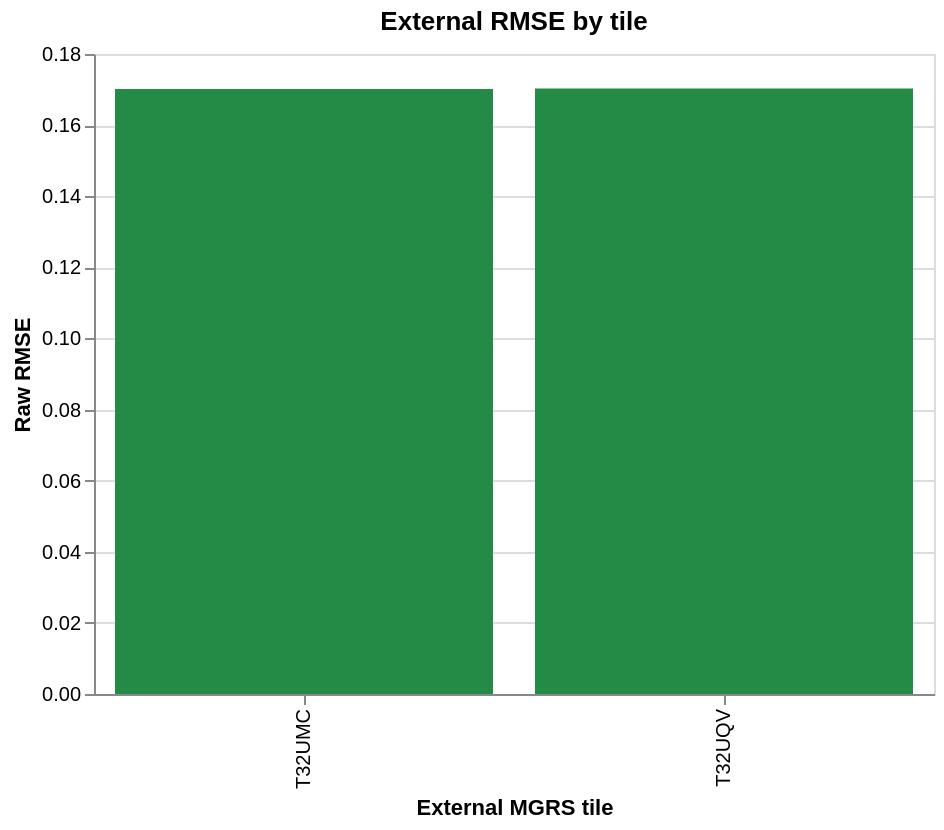

Notebook code for this chart:
### Markdown cell above
## 9. Residual Diagnostics

### Code cell
residual_chart = alt.Chart(predictions).mark_bar(color='#2c7fb8').encode(
    x=alt.X(
        'residual_raw:Q', bin=alt.Bin(maxbins=70),
        title='Raw predicted - observed SIF',
    ),
    y=alt.Y('count():Q', title='Footprints'),
).properties(width=700, height=350, title='External footprint residuals')
display(residual_chart)
residual_chart.save(OUTPUT_DIR / 'external_residual_histogram.html')

in_range_residual_chart = alt.Chart(in_range_predictions).mark_bar(
    color='#2c7fb8'
).encode(
    x=alt.X(
        'residual_calibrated:Q',
        bin=alt.Bin(maxbins=70),
        title='Calibrated predicted - observed SIF',
    ),
    y=alt.Y('count():Q', title='Footprints'),
).properties(
    width=700,
    height=350,
    title='External calibrated footprint residuals | Observed SIF [0, 0.75)',
)
display(in_range_residual_chart)
in_range_residual_chart.save(
    OUTPUT_DIR / 'external_residual_histogram_calibrated_sif_0_to_0_75.html'
)

standardized_residual_plot_data = pd.concat([
    predictions[['standardized_residual_raw_obs_only']].assign(
        evaluation_scope='All native footprints'
    ),
    in_range_predictions[['standardized_residual_raw_obs_only']].assign(
        evaluation_scope='Observed SIF [0, 0.75)'
    ),
], ignore_index=True)
standardized_residual_chart = alt.Chart(
    standardized_residual_plot_data
).mark_bar(color='#756bb1').encode(
    x=alt.X(
        'standardized_residual_raw_obs_only:Q',
        bin=alt.Bin(maxbins=70),
        title='(Predicted - observed SIF) / reported observation sigma',
    ),
    y=alt.Y('count():Q', title='Footprints'),
    column=alt.Column('evaluation_scope:N', title=None),
).properties(
    width=360,
    height=300,
    title='Raw standardized residuals using observation uncertainty only',
)
display(standardized_residual_chart)
standardized_residual_chart.save(
    OUTPUT_DIR / 'external_standardized_residual_histograms.html'
)

tile_summary = group_metrics[
    group_metrics['group_variable'] == 'mgrs_tile_t'
].copy()
tile_chart = alt.Chart(tile_summary).mark_bar(color='#238b45').encode(
    x=alt.X('group_value:N', title='External MGRS tile'),
    y=alt.Y('raw_rmse:Q', title='Raw RMSE'),
    tooltip=['group_value:N', 'n:Q', alt.Tooltip('raw_rmse:Q', format='.4f'),
             alt.Tooltip('raw_r2:Q', format='.3f')],
).properties(width=420, height=320, title='External RMSE by tile')
display(tile_chart)
tile_chart.save(OUTPUT_DIR / 'external_tile_rmse.html')

### Figure 1 — Vega-Lite specification as saved in the notebook (floating-point values rounded to 4 significant figures)
{"config": {"view": {"continuousWidth": 300, "continuousHeight": 300}}, "data": {"name": "data-eea3d5edfccba5d373a7c136b3fc9c8e"}, "mark": {"type": "bar", "color": "#238b45"}, "encoding": {"tooltip": [{"field": "group_value", "type": "nominal"}, {"field": "n", "type": "quantitative"}, {"field": "raw_rmse", "format": ".4f", "type": "quantitative"}, {"field": "raw_r2", "format": ".3f", "type": "quantitative"}], "x": {"field": "group_value", "title": "External MGRS tile", "type": "nominal"}, "y": {"field": "raw_rmse", "title": "Raw RMSE", "type": "quantitative"}}, "height": 320, "title": "External RMSE by tile", "width": 420, "$schema": "https://vega.github.io/schema/vega-lite/v5.20.1.json", "datasets": {"data-eea3d5edfccba5d373a7c136b3fc9c8e": [{"group_variable": "mgrs_tile_t", "group_value": "T32UMC", "n": 1000, "observed_min": -0.2753, "observed_max": 1.162, "observed_mean": 0.3314, "raw_predicted_mean": 0.3326, "raw_rmse": 0.1702, "raw_mae": 0.1286, "raw_bias": 0.001183, "raw_r2": 0.334, "raw_intercept": 0.2143, "raw_slope": 0.357, "raw_pearson_r": 0.5792, "calibrated_predicted_mean": 0.3299, "calibrated_rmse": 0.1701, "calibrated_mae": 0.1285, "calibrated_bias": -0.001534, "calibrated_r2": 0.3348, "calibrated_intercept": 0.214, "calibrated_slope": 0.3496, "calibrated_pearson_r": 0.5792}, {"group_variable": "mgrs_tile_t", "group_value": "T32UQV", "n": 1000, "observed_min": -0.2731, "observed_max": 1.143, "observed_mean": 0.3205, "raw_predicted_mean": 0.3177, "raw_rmse": 0.1703, "raw_mae": 0.1317, "raw_bias": -0.002878, "raw_r2": 0.4054, "raw_intercept": 0.1727, "raw_slope": 0.4522, "raw_pearson_r": 0.6402, "calibrated_predicted_mean": 0.3152, "calibrated_rmse": 0.1701, "calibrated_mae": 0.1315, "calibrated_bias": -0.005287, "calibrated_r2": 0.4067, "calibrated_intercept": 0.1733, "calibrated_slope": 0.4429, "calibrated_pearson_r": 0.6402}]}}
